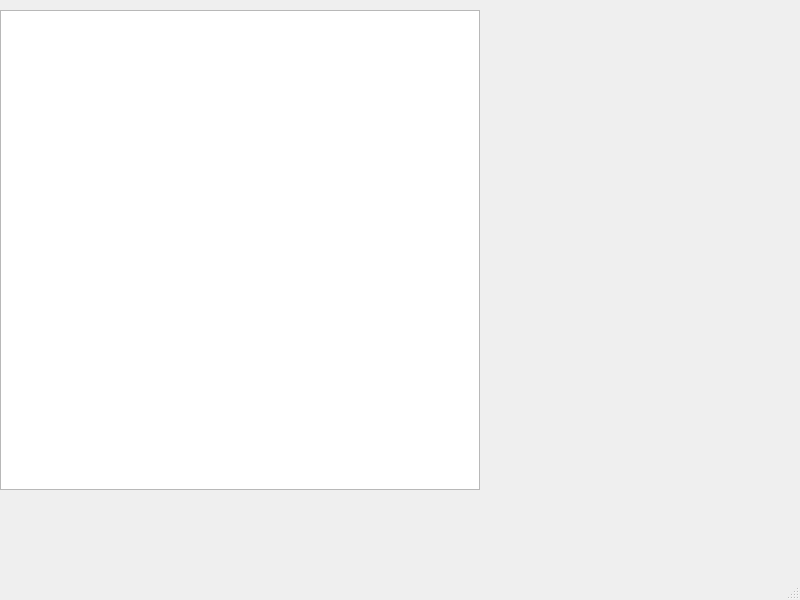
<?xml version="1.0" encoding="UTF-8"?>
<ui version="4.0">
 <class>MainWindow</class>
 <widget class="QMainWindow" name="MainWindow">
  <property name="geometry">
   <rect>
    <x>0</x>
    <y>0</y>
    <width>800</width>
    <height>600</height>
   </rect>
  </property>
  <property name="windowTitle">
   <string>MainWindow</string>
  </property>
  <widget class="QWidget" name="centralwidget">
   <widget class="QGraphicsView" name="displayGraphicsView">
    <property name="geometry">
     <rect>
      <x>0</x>
      <y>10</y>
      <width>480</width>
      <height>480</height>
     </rect>
    </property>
    <property name="verticalScrollBarPolicy">
     <enum>Qt::ScrollBarAlwaysOff</enum>
    </property>
    <property name="horizontalScrollBarPolicy">
     <enum>Qt::ScrollBarAlwaysOff</enum>
    </property>
   </widget>
  </widget>
  <widget class="QMenuBar" name="menubar">
   <property name="geometry">
    <rect>
     <x>0</x>
     <y>0</y>
     <width>800</width>
     <height>24</height>
    </rect>
   </property>
  </widget>
  <widget class="QStatusBar" name="statusbar"/>
 </widget>
 <resources/>
 <connections/>
</ui>
